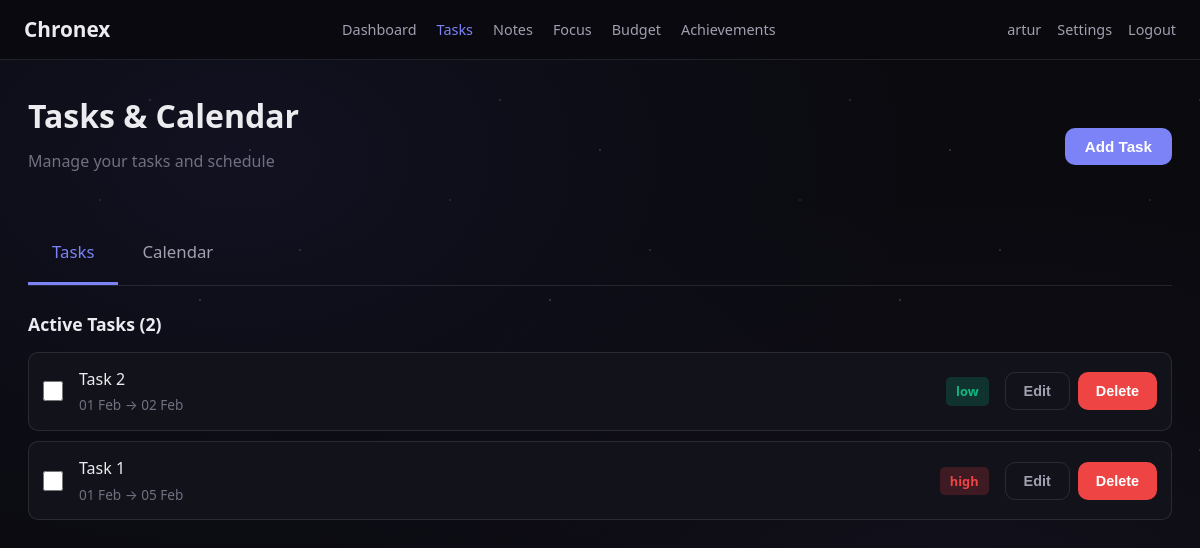
Page /timetable (signed in) on the committed database.
### app.py (models this page shows)
class User(UserMixin, database.Model):
    id = database.Column(database.Integer, primary_key=True)
    username = database.Column(database.String(50), unique=True, nullable=False)  # Required for login
    email = database.Column(database.String(120), unique=True, nullable=True)  # Optional
    password_hash = database.Column(database.String(200), nullable=False)  # Hashed, never plain text
    total_focus_points = database.Column(database.Integer, default=0)  # Cumulative points
    stars_earned = database.Column(database.Integer, default=0)  # Stars from focus sessions
    energy_bank_balance = database.Column(database.Integer, default=0)  # Accumulated energy
    last_energy_collection_time = database.Column(database.DateTime, default=datetime.utcnow)
    focus_minutes_today = database.Column(database.Integer, default=0)  # Resets daily
    focus_tracking_date = database.Column(database.Date)  # For daily reset check
    account_created_at = database.Column(database.DateTime, default=datetime.utcnow)
    achievement_first_login = database.Column(database.Boolean, default=False)
    achievement_first_focus = database.Column(database.Boolean, default=False)
    achievement_first_task = database.Column(database.Boolean, default=False)
    achievement_first_note = database.Column(database.Boolean, default=False)
    achievement_email_added = database.Column(database.Boolean, default=True)
    savings_goal_name = database.Column(database.String(100), nullable=True)
    savings_goal_target = database.Column(database.Float, nullable=True)

class Task(database.Model):
    id = database.Column(database.Integer, primary_key=True)
    user_id = database.Column(database.Integer, database.ForeignKey('user.id'), nullable=False)  # Owner
    task_title = database.Column(database.String(200), nullable=False)
    start_date = database.Column(database.Date, default=date.today)
    deadline_date = database.Column(database.Date, nullable=True)  # Optional deadline
    priority_level = database.Column(database.String(20), default='medium')  # low/medium/high
    is_completed = database.Column(database.Boolean, default=False)
    task_created_at = database.Column(database.DateTime, default=datetime.utcnow)

### app.py (the view)
@app.route('/timetable')
@login_required
def show_tasks_page():
    incomplete_tasks = Task.query.filter_by(user_id=current_user.id, is_completed=False).order_by(Task.deadline_date).all()
    finished_tasks = Task.query.filter_by(user_id=current_user.id, is_completed=True).all()
    calendar_tasks_data = []
    for task in incomplete_tasks:
        calendar_tasks_data.append({
            'id': task.id,
            'title': task.task_title,
            'start_date': task.start_date.strftime('%Y-%m-%d') if task.start_date else None,
            'deadline_date': task.deadline_date.strftime('%Y-%m-%d') if task.deadline_date else None,
            'priority': task.priority_level
        })
    return render_template('timetable.html',
        incomplete_tasks=incomplete_tasks,
        finished_tasks=finished_tasks,
        calendar_tasks_data=calendar_tasks_data,
        current_date=date.today().strftime('%Y-%m-%d')  # For highlighting today
    )

### app.py (called while the page is built)
@login_manager.user_loader
def load_user_by_id(user_id):
    return User.query.get(int(user_id))

### templates/timetable.html (shortened to what this page needs)
<!DOCTYPE html>
<html lang="en">
<head>
    <link rel="stylesheet" href="{{ url_for('static', filename='css/style.css') }}">
</head>
<body>
    <header class="site-header">
        <a href="{{ url_for('show_dashboard') }}" class="site-logo">Chronex</a>
        <nav class="navigation-menu">
            <a href="{{ url_for('show_dashboard') }}" class="navigation-link">Dashboard</a>
            <a href="{{ url_for('show_tasks_page') }}" class="navigation-link active">Tasks</a>
            <a href="{{ url_for('show_notes_page') }}" class="navigation-link">Notes</a>
            <a href="{{ url_for('show_focus_page') }}" class="navigation-link">Focus</a>
            <a href="{{ url_for('show_budget_page') }}" class="navigation-link">Budget</a>
            <a href="{{ url_for('show_achievements_page') }}" class="navigation-link">Achievements</a>
        </nav>
        <div class="header-right-section">
            <span class="logged-in-username">{{ current_user.username }}</span>
            <a href="{{ url_for('show_settings_page') }}" class="navigation-link">Settings</a>
            <a href="{{ url_for('handle_logout') }}" class="navigation-link">Logout</a>
        </div>
    </header>
    <main class="page-content">
        <div class="tasks-page-header">
            <div>
                <h1 class="page-title">Tasks & Calendar</h1>
                <p class="page-subtitle">Manage your tasks and schedule</p>
            </div>
            <button class="button button-primary" onclick="showAddTaskModal()">Add Task</button>
        </div>
        <div class="tab-navigation">
            <div class="tab-button active" onclick="switchViewTab('tasks')">Tasks</div>
            <div class="tab-button" onclick="switchViewTab('calendar')">Calendar</div>
        </div>
        <div id="taskListPanel">
            <h3 class="card-heading">Active Tasks ({{ incomplete_tasks|length }})</h3>
            {% if incomplete_tasks %}
                {% for task in incomplete_tasks %}
                <div class="task-row" data-id="{{ task.id }}">
                    <input type="checkbox" class="task-complete-checkbox" onchange="toggleTaskCompletion({{ task.id }})">
                    <div class="task-details">
                        <div class="task-name">{{ task.task_title }}</div>
                        <div class="task-date-info">
                            {% if task.start_date %}{{ task.start_date.strftime('%d %b') }}{% endif %}
                            {% if task.deadline_date %} → {{ task.deadline_date.strftime('%d %b') }}{% endif %}
                        </div>
                    </div>
                    <span class="priority-badge priority-{{ task.priority_level }}-badge">{{ task.priority_level }}</span>
                    <div class="task-buttons">
                        <button class="button button-small button-secondary" onclick="showEditTaskModal({{ task.id }}, '{{ task.task_title }}', '{{ task.start_date }}', '{{ task.deadline_date }}', '{{ task.priority_level }}')">Edit</button>
                        <button class="button button-small button-danger" onclick="confirmDeleteTask({{ task.id }})">Delete</button>
                    </div>
                </div>
                {% endfor %}
            {% else %}
                <div class="empty-state-message">
                    <div class="empty-state-heading">No active tasks</div>
                    <p>Add a task to get started!</p>
                </div>
            {% endif %}
        </div>
    </main>
</body>
</html>

### static/css/style.css (style rules this page uses)
:root { --background-main: #0a0a0f; --background-card: #12121a; --background-hover: #1a1a24; --text-main: #ebebf0; --text-light: #a0a0b0; --text-faded: #707080; --color-accent: #7c83f7; --color-accent-hover: #9298fa; --color-success: #10b981; --color-danger: #ef4444; --color-warning: #fbbf24; --border-color: rgba(255, 255, 255, 0.1); --corner-radius: 10px; --corner-radius-large: 14px; }
*, *::before, *::after { box-sizing: border-box; margin: 0; padding: 0; }
body { font-family: 'Segoe UI', -apple-system, sans-serif; background: var(--background-main); color: var(--text-main); min-height: 100vh; line-height: 1.6; font-size: 16px; }
a { color: var(--color-accent); text-decoration: none; }
.site-header { position: fixed; top: 0; left: 0; right: 0; height: 60px; background: rgba(10, 10, 15, 0.95); border-bottom: 1px solid var(--border-color); display: flex; align-items: center; justify-content: space-between; padding: 0 24px; z-index: 100; }
.site-logo { font-size: 1.3rem; font-weight: 700; color: var(--text-main); text-decoration: none; }
.navigation-menu { display: flex; gap: 20px; }
.navigation-link { color: var(--text-light); font-size: 0.9rem; padding: 8px 0; }
.navigation-link:hover, .navigation-link.active { color: var(--color-accent); }
.header-right-section { display: flex; align-items: center; gap: 16px; }
.logged-in-username { color: var(--text-light); font-size: 0.9rem; }
.page-content { padding: 90px 28px 40px; max-width: 1200px; margin: 0 auto; min-height: 100vh; }
.page-title { font-size: 2rem; font-weight: 700; margin-bottom: 8px; }
.page-subtitle { color: var(--text-faded); font-size: 1rem; margin-bottom: 28px; }
.card-heading { font-size: 1.1rem; font-weight: 600; margin-bottom: 14px; }
.button { display: inline-block; padding: 10px 20px; border: none; border-radius: var(--corner-radius); font-size: 0.95rem; font-weight: 600; cursor: pointer; text-align: center; }
.button-primary { background: var(--color-accent); color: white; }
.button-secondary { background: transparent; border: 1px solid var(--border-color); color: var(--text-light); }
.button-danger { background: var(--color-danger); color: white; }
.button-small { padding: 10px 18px; font-size: 0.9rem; }
.tab-navigation { display: flex; border-bottom: 1px solid var(--border-color); margin-bottom: 24px; }
.tab-button { padding: 16px 24px; color: var(--text-light); cursor: pointer; border-bottom: 3px solid transparent; font-size: 1.05rem; }
.tab-button.active { color: var(--color-accent); border-bottom-color: var(--color-accent); }
.tasks-page-header { display: flex; justify-content: space-between; align-items: center; margin-bottom: 20px; }
.task-row { display: flex; align-items: center; gap: 16px; padding: 14px; background: var(--background-card); border: 1px solid var(--border-color); border-radius: var(--corner-radius); margin-bottom: 10px; }
.task-complete-checkbox { width: 20px; height: 20px; cursor: pointer; }
.task-details { flex: 1; }
.task-name { font-weight: 500; font-size: 1rem; }
.task-date-info { font-size: 0.85rem; color: var(--text-faded); margin-top: 2px; }
.priority-badge { padding: 4px 10px; border-radius: 5px; font-size: 0.8rem; font-weight: 600; }
.priority-high-badge { background: rgba(239, 68, 68, 0.2); color: var(--color-danger); }
.priority-low-badge { background: rgba(16, 185, 129, 0.2); color: var(--color-success); }
.task-buttons { display: flex; gap: 8px; }

### rows in the picture
User: username "artur"
Task: task_title "Task 2", start_date "01 Feb", deadline_date "02 Feb", priority_level "low"
Task: task_title "Task 1", start_date "01 Feb", deadline_date "05 Feb", priority_level "high"

### other values in the picture
{{ incomplete_tasks|length }} "2"
